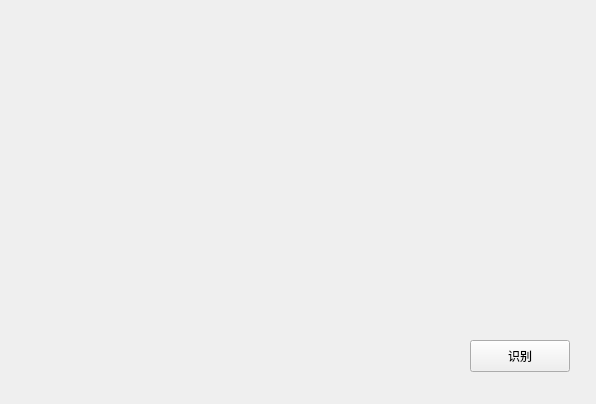
<?xml version="1.0" encoding="UTF-8"?>
<ui version="4.0">
 <class>Widget</class>
 <widget class="QWidget" name="Widget">
  <property name="geometry">
   <rect>
    <x>0</x>
    <y>0</y>
    <width>596</width>
    <height>404</height>
   </rect>
  </property>
  <property name="windowTitle">
   <string>Widget</string>
  </property>
  <widget class="QLabel" name="labelview">
   <property name="geometry">
    <rect>
     <x>10</x>
     <y>10</y>
     <width>451</width>
     <height>371</height>
    </rect>
   </property>
   <property name="text">
    <string/>
   </property>
  </widget>
  <widget class="QPushButton" name="btnDelect">
   <property name="geometry">
    <rect>
     <x>470</x>
     <y>340</y>
     <width>100</width>
     <height>32</height>
    </rect>
   </property>
   <property name="text">
    <string>识别</string>
   </property>
  </widget>
 </widget>
 <resources/>
 <connections/>
</ui>
